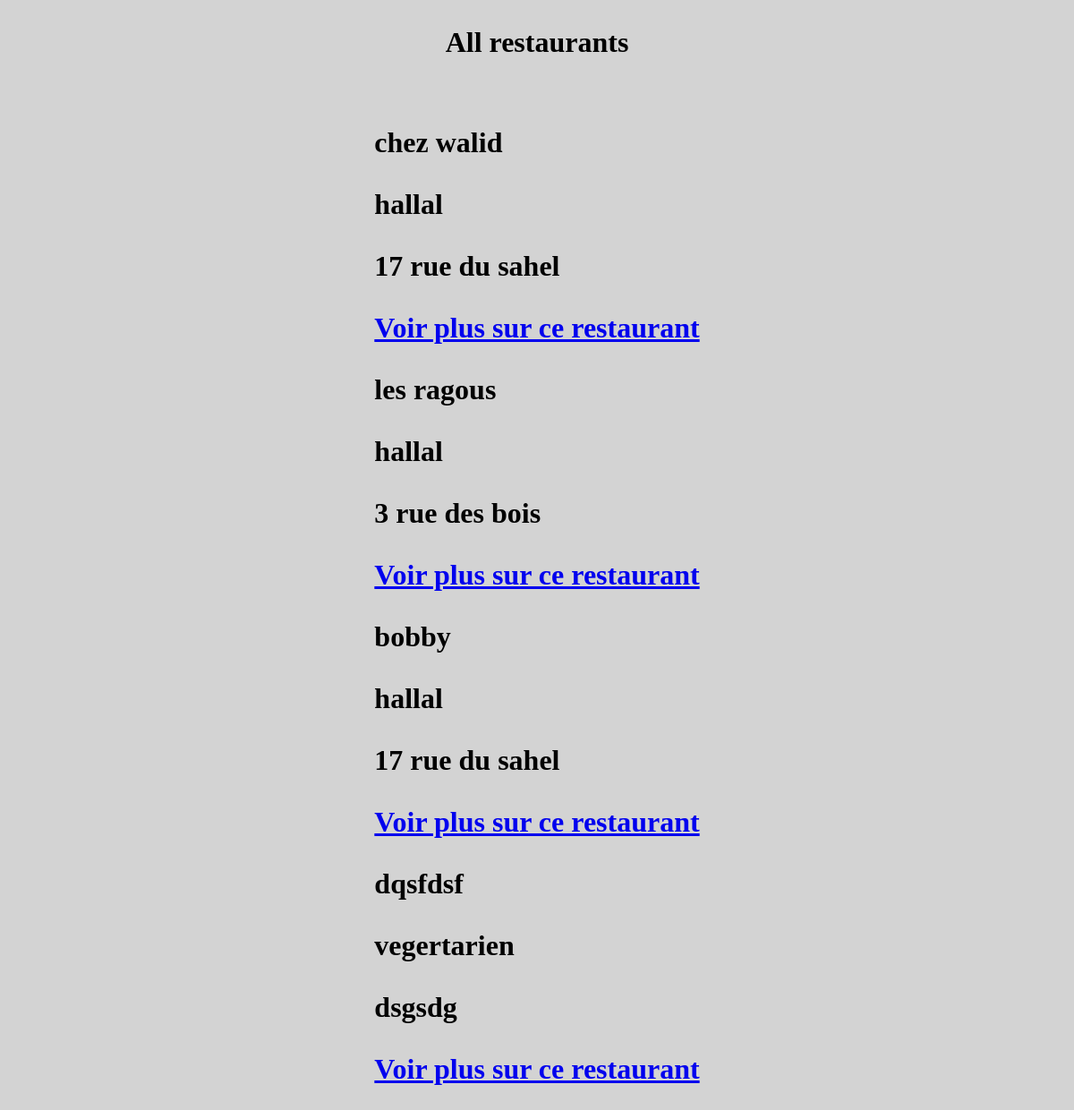
The page /all on the database as committed earlier.
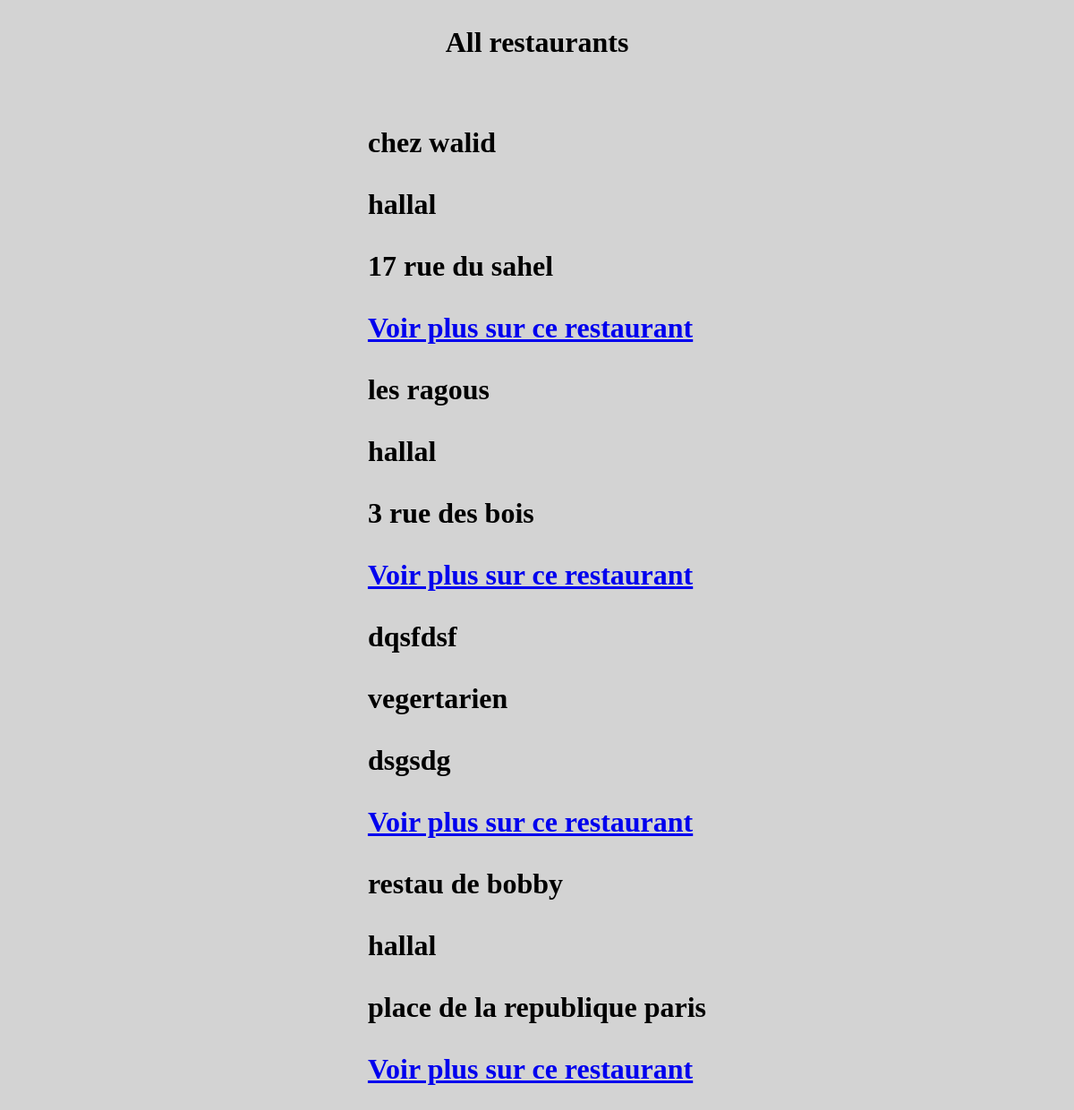
The same page on the database as committed later.
### food_app/models.py (models this page shows, shortened)
class Restaurant(models.Model):
    name=models.CharField(max_length=150,)
    adress=models.CharField(max_length=150,)
    price=models.FloatField(null=True, blank=True,default=0)
    creator=models.ForeignKey(User,on_delete=models.SET_NULL,null=True)
    inclusive_type=models.ForeignKey(Inclusive_type,on_delete=models.SET_NULL,null=True)
    food_type=models.ForeignKey(Food_type,on_delete=models.SET_NULL,null=True)
    image = models.ImageField(upload_to='restaurant_pict',blank=True,null=True)
    likes = models.ManyToManyField(User,related_name="restaurant_post",blank=True,default="")

class Inclusive_type(models.Model):
    name=models.CharField(max_length=150,)
    def __str__(self):
        return self.name

### food_app/views.py (the view)
# urls.py: path('all',allRestaurants,name="all_restaurants"),
def allRestaurants(request):
    allRestaurants = Restaurant.objects.all()
    context={
        "allRestaurants":allRestaurants
    }
    return render(request,'food_app/allRestaurants.html',context)

### food_app/templates/food_app/allRestaurants.html (shortened to what this page needs)
{% extends "main.html" %}
{% load static %}
{%block content%}
<h1>All restaurants<h1>
{% for restaurant in allRestaurants %}
<p>{{restaurant.name}}</p>
<p>{{restaurant.inclusive_type}}</p>
<p>{{restaurant.adress}}</p>
<a href="{% url 'food_app:one_restaurant' restaurant.id %}">Voir plus sur ce restaurant</a>
{% endfor %}
{%endblock%}

Rows that differ between the two databases and show on the page:
removed Restaurant: name "bobby", inclusive_type "hallal", adress "17 rue du sahel"
added Restaurant: name "restau de bobby", inclusive_type "hallal", adress "place de la republique paris"
